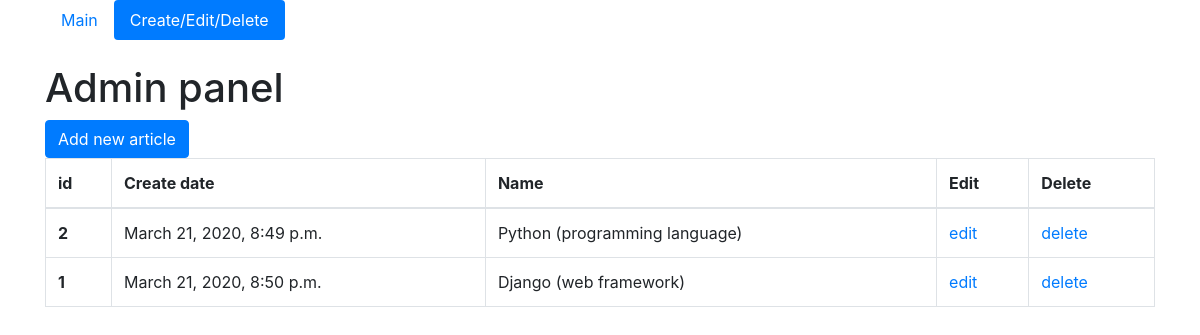
The page /edit/ on the database its author committed.
### app/models.py (models this page shows, shortened)
class Articles(models.Model):
	create_date = models.DateTimeField(auto_now=True)
	name = models.CharField(max_length=200)
	text = models.TextField()

### app/views.py (the view)
# urls.py: path('edit/', views.edit_page, name='edit_page'),
def edit_page(request):
	succes = False
	if request.method == 'POST':
		form = ArticleForm(request.POST)
		if form.is_valid():
			form.save()
			succes = True
	template = 'edit.html'
	context = {
		'list_articles': Articles.objects.all().order_by('-id'),
		'form': ArticleForm(),
		'succes':succes
	}
	return render(request,template,context)

### app/templates/edit.html (shortened to what this page needs)
  {% extends 'home.html'%}
  {% block content %}
    <h1 class="mt-4">Admin panel</h1>
<button type="button" class="btn btn-primary" data-toggle="modal" data-target="#exampleModal">
  Add new article
</button>
	{% if update %}
	{% if succes_update %}
		<p style="color: green">Article was successfully updated</p>
	{% endif %}
		<p class="mt-4">Update page</p>
		<p><a href="{%url 'edit_page'%}">Return</a></p>
		<form id="update_data" method="post">
			{% csrf_token %}
        	{{form}}
        </form>
        <button form="update_data" type="submit" class="btn btn-primary">Update</button>
	{% else %}
    <table class="table table-bordered">
  <thead>
    <tr>
      <th scope="col">id</th>
      <th scope="col">Create date</th>
      <th scope="col">Name</th>
      <th scope="col">Edit</th>
      <th scope="col">Delete</th>
    </tr>
  </thead>
  <tbody>
  	{% for i in list_articles %}
    <tr>
      <th>{{i.id}}</th>
      <td>{{i.create_date}}</td>
      <td>{{i.name}}</td>
      <td><a href="{% url 'update_page' i.id %}">edit</a></td>
      <td><a href="{% url 'delete_page' i.id %}">delete</a></td>
    </tr>
    {% endfor %}
  </tbody>
</table>
	{% endif %}
    {% endblock %}

### rows shown on the page
Articles: id "2", create_date "March 21, 2020, 8:49 p.m.", name "Python (programming language)"
Articles: id "1", create_date "March 21, 2020, 8:50 p.m.", name "Django (web framework)"
